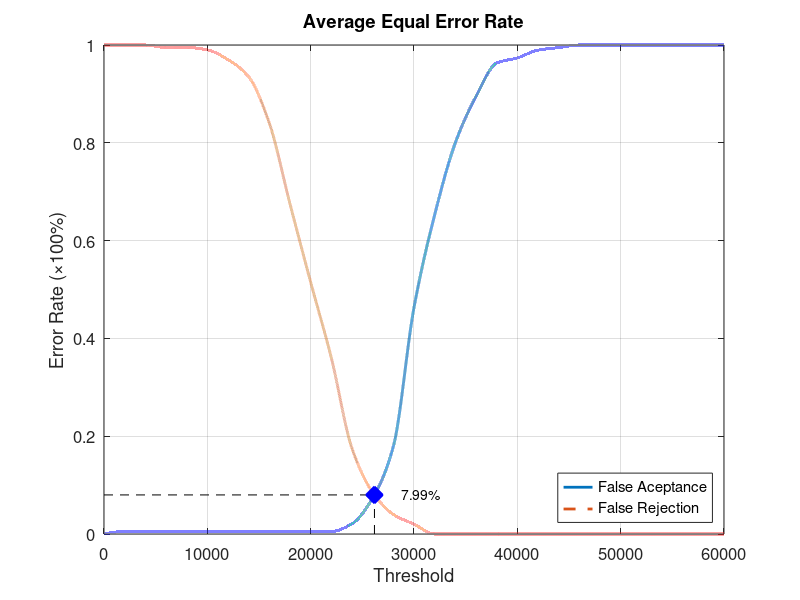
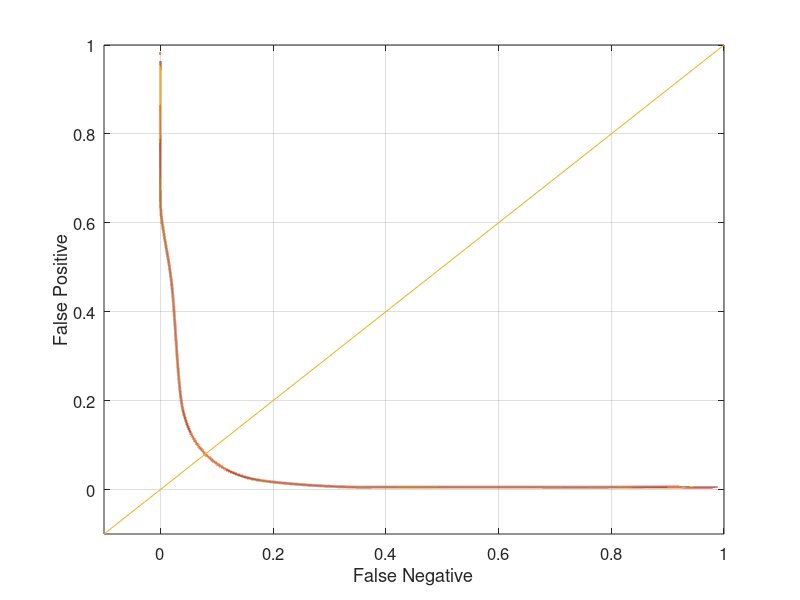

MATLAB code to generate these figures, in order:
function yEER = Database3_4
close all;
clear;
clc;
x = 0:2000:60000;
xq = 0:0.5:60000;

y0 = [0 0.00526316 0.00526316 0.00526316 0.00526316 0.00526316 0.00526316 0.00526316 0.00526316 0.00526316 0.00526316 0.00526316 0.0210526 0.0736842 0.178947 0.463158 0.652632 0.8 0.894737 0.963158 0.973684 0.989474 0.994737 1 1 1 1 1 1 1 1];
yy0 = interp1(x, y0, xq, 'pchip');
y1 = [1 1 1 0.995 0.995 0.99 0.97 0.935 0.84 0.675 0.515 0.36 0.175 0.085 0.04 0.02 0 0 0 0 0 0 0 0 0 0 0 0 0 0 0];
yy1 = interp1(x, y1, xq, 'pchip');

% Calculating EER: 
y2 = abs(y0 - y1);
find(y2 == min(y2))
yy2 = abs(yy0 - yy1);
xEER = find(yy2 == min(yy2));
xEERIndex = xq(xEER) % X-axis EER
yEER = yy0(xEER) % Y-axis EER

main = figure
plot(xq, yy0,'-','LineWidth', 2);	hold on
plot(xq, yy1,'--','LineWidth', 2);	hold on
plot([xEERIndex xEERIndex], [0 yEER], 'k--');	hold on
plot([0 xEERIndex], [yEER yEER], 'k--');	hold on
plot(xEERIndex, yEER, 'bx', 'LineWidth', 10);	hold on
text(xEERIndex + 10 * xEERIndex / 100, yEER, [num2str(round((10000 * yEER)) / 100) '%'])
legend('False Aceptance', 'False Rejection', 'Location', 'SouthEast')
xlabel('Threshold')
ylabel('Error Rate (\times100%)')
title('Average Equal Error Rate')
set(gca, 'FontSize', 12)
axis([0 60000 0 1])
grid on

print(main, 'Database3_4Main', '-dpng');
FNRxFPR = figure('Color', [1 1 1]);
plot(yy1, yy0, '-', yy1, yy0, 'LineWidth', 2);
hold on
y = -0.1:0.1:1
plot(y, y); 
set(gca, 'FontSize', 12)
xlabel('False Negative')
ylabel('False Positive')
axis([-0.1 1 -0.1 1])
set(gca, 'FontSize', 12)
grid on

print(FNRxFPR, 'Database3_4FNRxFPR','-dpng');
end
